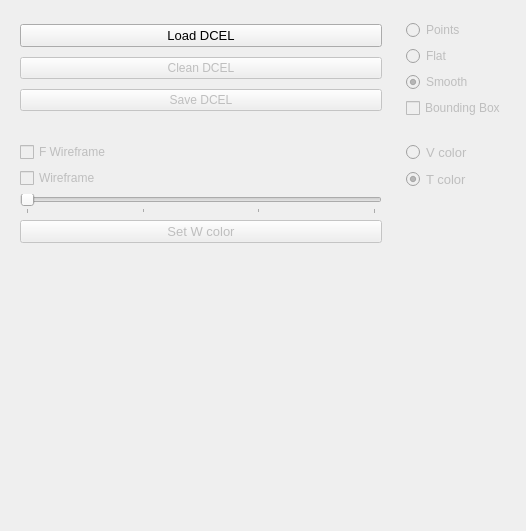
<?xml version="1.0" encoding="UTF-8"?>
<ui version="4.0">
 <class>cg3::viewer::DcelManager</class>
 <widget class="QFrame" name="cg3::viewer::DcelManager">
  <property name="geometry">
   <rect>
    <x>0</x>
    <y>0</y>
    <width>526</width>
    <height>531</height>
   </rect>
  </property>
  <property name="windowTitle">
   <string>Frame</string>
  </property>
  <property name="frameShape">
   <enum>QFrame::NoFrame</enum>
  </property>
  <property name="frameShadow">
   <enum>QFrame::Raised</enum>
  </property>
  <layout class="QGridLayout" name="gridLayout_5">
   <item row="0" column="0">
    <widget class="QFrame" name="frame1">
     <layout class="QGridLayout" name="gridLayout_3">
      <item row="0" column="0">
       <widget class="QPushButton" name="loadDcelButton">
        <property name="font">
         <font>
          <pointsize>10</pointsize>
         </font>
        </property>
        <property name="text">
         <string>Load DCEL</string>
        </property>
       </widget>
      </item>
      <item row="1" column="0">
       <widget class="QPushButton" name="cleanDcelButton">
        <property name="enabled">
         <bool>false</bool>
        </property>
        <property name="text">
         <string>Clean DCEL</string>
        </property>
       </widget>
      </item>
      <item row="2" column="0">
       <widget class="QPushButton" name="saveDcelButton">
        <property name="enabled">
         <bool>false</bool>
        </property>
        <property name="text">
         <string>Save DCEL</string>
        </property>
       </widget>
      </item>
     </layout>
    </widget>
   </item>
   <item row="0" column="1">
    <widget class="QFrame" name="frame2">
     <layout class="QGridLayout" name="gridLayout_4">
      <item row="1" column="0">
       <widget class="QRadioButton" name="flatDcelRadioButton">
        <property name="enabled">
         <bool>false</bool>
        </property>
        <property name="text">
         <string>Flat</string>
        </property>
        <property name="checked">
         <bool>false</bool>
        </property>
       </widget>
      </item>
      <item row="3" column="0">
       <widget class="QCheckBox" name="boundingBoxCheckBox">
        <property name="enabled">
         <bool>false</bool>
        </property>
        <property name="text">
         <string>Bounding Box</string>
        </property>
       </widget>
      </item>
      <item row="0" column="0">
       <widget class="QRadioButton" name="pointsDcelRadioButton">
        <property name="enabled">
         <bool>false</bool>
        </property>
        <property name="text">
         <string>Points</string>
        </property>
        <property name="checked">
         <bool>false</bool>
        </property>
       </widget>
      </item>
      <item row="2" column="0">
       <widget class="QRadioButton" name="smoothDcelRadioButton">
        <property name="enabled">
         <bool>false</bool>
        </property>
        <property name="text">
         <string>Smooth</string>
        </property>
        <property name="checked">
         <bool>true</bool>
        </property>
       </widget>
      </item>
     </layout>
    </widget>
   </item>
   <item row="1" column="0">
    <widget class="QFrame" name="frame3">
     <property name="frameShape">
      <enum>QFrame::NoFrame</enum>
     </property>
     <property name="frameShadow">
      <enum>QFrame::Raised</enum>
     </property>
     <layout class="QGridLayout" name="gridLayout">
      <item row="4" column="0">
       <spacer name="verticalSpacer_2">
        <property name="orientation">
         <enum>Qt::Vertical</enum>
        </property>
        <property name="sizeHint" stdset="0">
         <size>
          <width>20</width>
          <height>40</height>
         </size>
        </property>
       </spacer>
      </item>
      <item row="2" column="0">
       <widget class="QSlider" name="wireframeWidthDcelSlider">
        <property name="enabled">
         <bool>false</bool>
        </property>
        <property name="minimum">
         <number>1</number>
        </property>
        <property name="maximum">
         <number>4</number>
        </property>
        <property name="singleStep">
         <number>1</number>
        </property>
        <property name="value">
         <number>1</number>
        </property>
        <property name="tracking">
         <bool>false</bool>
        </property>
        <property name="orientation">
         <enum>Qt::Horizontal</enum>
        </property>
        <property name="tickPosition">
         <enum>QSlider::TicksBelow</enum>
        </property>
        <property name="tickInterval">
         <number>1</number>
        </property>
       </widget>
      </item>
      <item row="1" column="0">
       <widget class="QCheckBox" name="wireframeDcelCheckBox">
        <property name="enabled">
         <bool>false</bool>
        </property>
        <property name="text">
         <string>Wireframe</string>
        </property>
        <property name="checked">
         <bool>false</bool>
        </property>
       </widget>
      </item>
      <item row="3" column="0">
       <widget class="QPushButton" name="wireframeColorDcelButton">
        <property name="enabled">
         <bool>false</bool>
        </property>
        <property name="sizePolicy">
         <sizepolicy hsizetype="Minimum" vsizetype="Preferred">
          <horstretch>0</horstretch>
          <verstretch>0</verstretch>
         </sizepolicy>
        </property>
        <property name="font">
         <font>
          <pointsize>10</pointsize>
         </font>
        </property>
        <property name="text">
         <string>Set W color</string>
        </property>
       </widget>
      </item>
      <item row="0" column="0">
       <widget class="QCheckBox" name="facesWireframeDcelCheckBox">
        <property name="enabled">
         <bool>false</bool>
        </property>
        <property name="text">
         <string>F Wireframe</string>
        </property>
       </widget>
      </item>
     </layout>
    </widget>
   </item>
   <item row="1" column="1">
    <widget class="QFrame" name="frame4">
     <layout class="QGridLayout" name="gridLayout_2">
      <item row="2" column="0">
       <widget class="QRadioButton" name="triangleColorDcelRadioButton">
        <property name="enabled">
         <bool>false</bool>
        </property>
        <property name="font">
         <font>
          <pointsize>10</pointsize>
         </font>
        </property>
        <property name="text">
         <string>T color</string>
        </property>
        <property name="checked">
         <bool>true</bool>
        </property>
       </widget>
      </item>
      <item row="0" column="0">
       <widget class="QRadioButton" name="vertexColorDcelRadioButton">
        <property name="enabled">
         <bool>false</bool>
        </property>
        <property name="font">
         <font>
          <pointsize>10</pointsize>
         </font>
        </property>
        <property name="text">
         <string>V color</string>
        </property>
        <property name="checked">
         <bool>false</bool>
        </property>
       </widget>
      </item>
      <item row="4" column="0" colspan="2">
       <spacer name="verticalSpacer_3">
        <property name="orientation">
         <enum>Qt::Vertical</enum>
        </property>
        <property name="sizeHint" stdset="0">
         <size>
          <width>20</width>
          <height>40</height>
         </size>
        </property>
       </spacer>
      </item>
     </layout>
    </widget>
   </item>
  </layout>
 </widget>
 <resources/>
 <connections/>
</ui>
